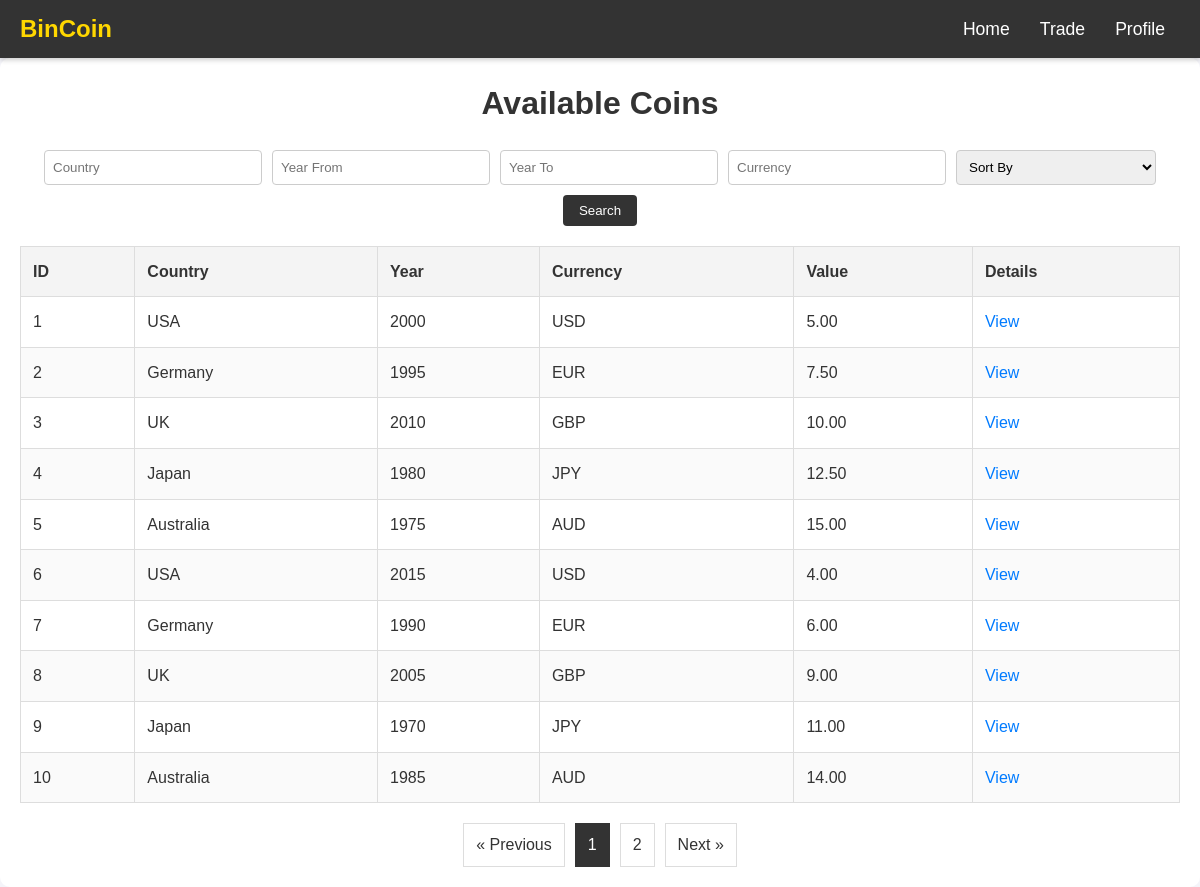
The page /php/coins.php on the database its author committed.
### tables this page shows
CREATE TABLE `coin` (
    `id` INT AUTO_INCREMENT PRIMARY KEY,
    `cost` DECIMAL(10, 2) NOT NULL,
    `value` DECIMAL(10, 2) NOT NULL,
    `currency` VARCHAR(50) NOT NULL,
    `front_path` VARCHAR(255) NOT NULL,
    `back_path` VARCHAR(255) NOT NULL,
    `country` VARCHAR(100) NOT NULL,
    `year` INT NOT NULL,
    `coin_collection_id` INT NOT NULL,
    FOREIGN KEY (`coin_collection_id`) REFERENCES `coin_collection`(`id`) ON DELETE CASCADE
);

### php/coins.php (called while the page is built, shortened)
<?php
$country = isset($_GET['country']) ? trim($_GET['country']) : '';
$year_from = isset($_GET['year_from']) && is_numeric($_GET['year_from']) ? (int) $_GET['year_from'] : null;
$year_to = isset($_GET['year_to']) && is_numeric($_GET['year_to']) ? (int) $_GET['year_to'] : null;
$currency = isset($_GET['currency']) ? trim($_GET['currency']) : '';
$sort = isset($_GET['sort']) ? trim($_GET['sort']) : '';
$page = isset($_GET['page']) && is_numeric($_GET['page']) ? (int) $_GET['page'] : 1;
$errors = [];
$results_per_page = 10;
$coins = [];
$conn = new mysqli(SERVERNAME, USERNAME, PASSWORD, DBNAME);
$params = [];
$types = '';
$order_by = "ORDER BY id ASC";
switch ($sort) {
    default:
        $order_by = "ORDER BY id ASC";
        break;
}
$start_from = ($page - 1) * $results_per_page;
$sql = "SELECT id, country, year, currency, value FROM coin";
$sql .= " $order_by";
$count_sql = "SELECT COUNT(*) FROM coin";
$stmt_count = $conn->prepare($count_sql);
if ($stmt_count) {
    $stmt_count->execute();
    $stmt_count->bind_result($total_records);
} else {
    $errors[] = "Failed to prepare count statement: " . htmlspecialchars($conn->error);
    $total_records = 0;
}
$total_pages = ceil($total_records / $results_per_page);
$sql .= " LIMIT ? OFFSET ?";
$stmt = $conn->prepare($sql);
if ($stmt) {
    if ($types !== '') {
        $types_with_limit = $types . 'ii';
        $params_with_limit = array_merge($params, [$results_per_page, $start_from]);
        $stmt->bind_param($types_with_limit, ...$params_with_limit);
    } else {
        $stmt->bind_param('ii', $results_per_page, $start_from);
    }
    if ($stmt->execute()) {
        $result = $stmt->get_result();
        if ($result->num_rows > 0) {
            $coins = $result->fetch_all(MYSQLI_ASSOC);
        } else {
            $coins = [];
        }
    } else {
        $errors[] = "Failed to execute search query: " . htmlspecialchars($stmt->error);
    }
} else {
    $errors[] = "Failed to prepare search statement: " . htmlspecialchars($conn->error);
}
include '../components/coins_page.php';
?>

### components/coins_page.php (the view, shortened to what this page needs)
<!DOCTYPE html>
<html lang="en">
<head>
    <link rel="stylesheet" href="../css/theme.css">
    <link rel="stylesheet" href="../css/list_coins.css">
    <link rel="stylesheet" href="../css/navbar.css">
    <link rel="stylesheet" href="https://code.jquery.com/ui/1.13.2/themes/base/jquery-ui.css">
</head>
<body>
    <?php include '../components/header.php'; ?>
    <div class="container">
        <h1>Available Coins</h1>
        <form class="search-form" method="GET" action="coins.php">
            <div class="search-fields">
                <input type="text" name="country" id="country" placeholder="Country" value="<?= htmlspecialchars($country); ?>">
                <input type="number" name="year_from" id="year_from" placeholder="Year From" value="<?= htmlspecialchars($year_from); ?>">
                <input type="number" name="year_to" id="year_to" placeholder="Year To" value="<?= htmlspecialchars($year_to); ?>">
                <input type="text" name="currency" id="currency" placeholder="Currency" value="<?= htmlspecialchars($currency); ?>">
                <select name="sort" id="sort">
                    <option value="">Sort By</option>
                </select>
                <input type="submit" value="Search">
            </div>
        </form>
        <?php if (count($coins) > 0): ?>
            <table>
                <thead>
                    <tr>
                        <th>ID</th>
                        <th>Country</th>
                        <th>Year</th>
                        <th>Currency</th>
                        <th>Value</th>
                        <th>Details</th>
                    </tr>
                </thead>
                <tbody>
                    <?php foreach ($coins as $coin): ?>
                        <tr>
                            <td><?= htmlspecialchars($coin['id']); ?></td>
                            <td><?= htmlspecialchars($coin['country']); ?></td>
                            <td><?= htmlspecialchars($coin['year']); ?></td>
                            <td><?= htmlspecialchars($coin['currency']); ?></td>
                            <td><?= htmlspecialchars($coin['value']); ?></td>
                            <td>
                                <a href="coin.php?coin_id=<?= htmlspecialchars($coin['id']); ?>">View</a>
                            </td>
                        </tr>
                    <?php endforeach; ?>
                </tbody>
            </table>
            <div class="pagination">
                <?php
                $query_params = $_GET;
                unset($query_params['page']);
                if ($page > 1) {
                    $query_params['page'] = $page - 1;
                    $prev_link = '?' . http_build_query($query_params);
                    echo '<a href="' . htmlspecialchars($prev_link) . '">&laquo; Previous</a>';
                } else {
                    echo '<span>&laquo; Previous</span>';
                }
                $range = 2;
                for ($i = max(1, $page - $range); $i <= min($total_pages, $page + $range); $i++) {
                    if ($i == $page) {
                        echo '<span class="current">' . $i . '</span>';
                    } else {
                        $query_params['page'] = $i;
                        $page_link = '?' . http_build_query($query_params);
                        echo '<a href="' . htmlspecialchars($page_link) . '">' . $i . '</a>';
                    }
                }
                if ($page < $total_pages) {
                    $query_params['page'] = $page + 1;
                    $next_link = '?' . http_build_query($query_params);
                    echo '<a href="' . htmlspecialchars($next_link) . '">Next &raquo;</a>';
                } else {
                    echo '<span>Next &raquo;</span>';
                }
                ?>
            </div>
        <?php else: ?>
            <p>No coins found in the database.</p>
        <?php endif; ?>
    </div>
</body>
</html>

### css/theme.css (style rules this page uses)
body, h1, h2, h3, p, ul, li, table, th, td { margin: 0; padding: 0; box-sizing: border-box; }
body { font-family: Arial, sans-serif; background-color: #f4f4f9; color: #333; line-height: 1.6; }

### css/list_coins.css (style rules this page uses)
.container { background-color: #fff; padding: 20px; border-radius: 10px; width: 90%; text-align: center; max-width: 1200px; margin: 0 auto; box-sizing: border-box; }
h1 { margin-bottom: 20px; color: #333; }
table { width: 100%; border-collapse: collapse; margin: 20px 0; }
table th, table td { border: 1px solid #ddd; padding: 8px; text-align: center; }
table th { background-color: #f4f4f9; color: #333; }
a { color: #007bff; text-decoration: none; }
.pagination { display: flex; justify-content: center; margin-top: 20px; }
.pagination a, .pagination span { margin: 0 5px; padding: 8px 12px; text-decoration: none; border: 1px solid #ddd; color: #333; }
.pagination .current { background-color: #333; color: #fff; border-color: #333; }
.search-form { margin-bottom: 20px; text-align: center; }
.search-form input[type="text"] { padding: 8px; width: 300px; border: 1px solid #ccc; border-radius: 4px; }
.search-form input[type="submit"] { padding: 8px 16px; border: none; background-color: #333; color: #fff; border-radius: 4px; cursor: pointer; }

### components/coins_page.php (style rules this page uses)
.container { max-width: 1200px; width: 100%; margin: 0 auto; padding: 20px; box-sizing: border-box; }
.pagination { display: flex; justify-content: center; margin-top: 20px; }
.pagination a, .pagination span { margin: 0 5px; padding: 8px 12px; text-decoration: none; border: 1px solid #ddd; color: #333; }
.pagination .current { background-color: #333; color: #fff; border-color: #333; }
.search-form { margin-bottom: 20px; text-align: center; }
.search-fields { display: flex; justify-content: center; gap: 10px; flex-wrap: wrap; }
.search-fields input[type="text"], .search-fields input[type="number"], .search-fields select { padding: 8px; width: 200px; border: 1px solid #ccc; border-radius: 4px; }
.search-fields input[type="submit"] { padding: 8px 16px; border: none; background-color: #333; color: #fff; border-radius: 4px; cursor: pointer; }
table { width: 100%; border-collapse: collapse; margin-bottom: 20px; }
table th, table td { padding: 12px; border: 1px solid #ddd; text-align: left; }
table th { background-color: #f4f4f4; }
table tr:nth-child(even) { background-color: #fafafa; }

### rows shown on the page
coin: id "1", country "USA", year "2000", currency "USD", value "5.00"
coin: id "2", country "Germany", year "1995", currency "EUR", value "7.50"
coin: id "3", country "UK", year "2010", currency "GBP", value "10.00"
coin: id "4", country "Japan", year "1980", currency "JPY", value "12.50"
coin: id "5", country "Australia", year "1975", currency "AUD", value "15.00"
coin: id "6", country "USA", year "2015", currency "USD", value "4.00"
coin: id "7", country "Germany", year "1990", currency "EUR", value "6.00"
coin: id "8", country "UK", year "2005", currency "GBP", value "9.00"
coin: id "9", country "Japan", year "1970", currency "JPY", value "11.00"
coin: id "10", country "Australia", year "1985", currency "AUD", value "14.00"
